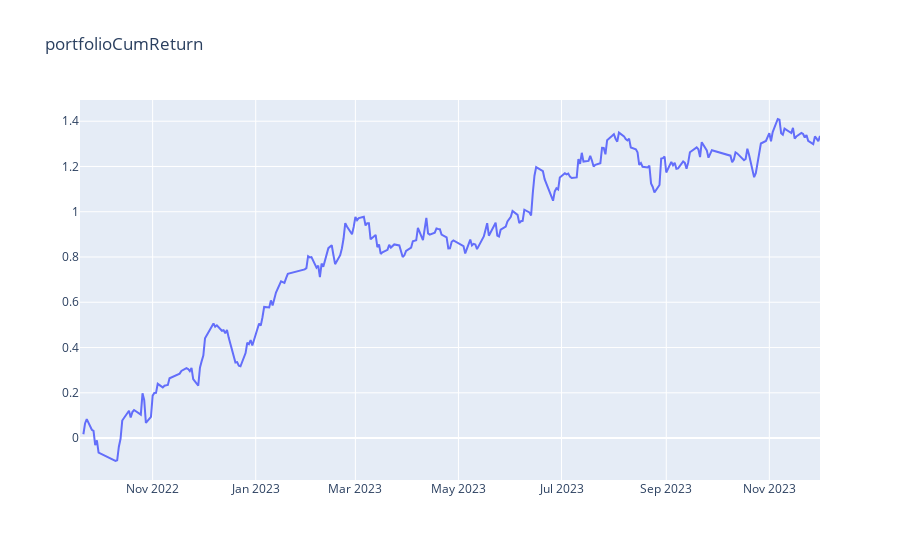

Source (notebook cell):
### Markdown cell above
## 组合收益

### Code cell
# 计算组合收益
portfolio['portfolioReturn'] = portfolio['optionReturn'] + portfolio['etfReturn']
portfolio['portfolioCumReturn'] = portfolio['optionCumReturn'] + portfolio['cumEtfReturn']
# 可视化
fig = go.Figure()
fig.add_trace(go.Scatter(x=portfolio['datetime'], y=portfolio['portfolioCumReturn'], name="portfolioCumReturn"))
fig.update_layout(title_text='portfolioCumReturn')
fig.show()

### Figure 1 — Plotly figure (JSON) as saved in the notebook; plotly's stock layout.template omitted (floating-point values rounded to 4 significant figures; data arrays with more than 128 entries replaced by an {"elided": "..."} marker saying what was removed)
{"data": [{"name": "portfolioCumReturn", "type": "scatter", "x": {"elided": "292 str values"}, "y": {"elided": "292 float values"}}], "layout": {"title": {"text": "portfolioCumReturn"}}}
